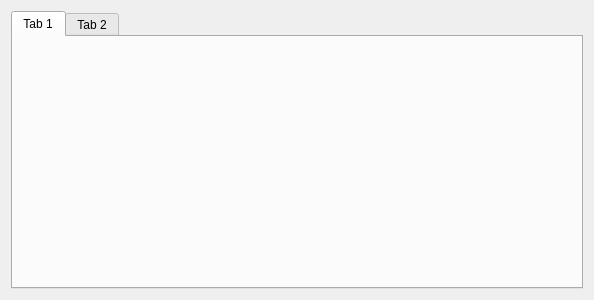
<?xml version="1.0" encoding="UTF-8"?>
<ui version="4.0">
 <class>Form</class>
 <widget class="QWidget" name="Form">
  <property name="geometry">
   <rect>
    <x>0</x>
    <y>0</y>
    <width>594</width>
    <height>300</height>
   </rect>
  </property>
  <property name="windowTitle">
   <string>Form</string>
  </property>
  <layout class="QFormLayout" name="formLayout">
   <item row="0" column="0" colspan="2">
    <widget class="QTabWidget" name="tabWidget">
     <widget class="QWidget" name="tab">
      <attribute name="title">
       <string>Tab 1</string>
      </attribute>
     </widget>
     <widget class="QWidget" name="tab_2">
      <attribute name="title">
       <string>Tab 2</string>
      </attribute>
     </widget>
    </widget>
   </item>
  </layout>
 </widget>
 <resources/>
 <connections/>
</ui>
